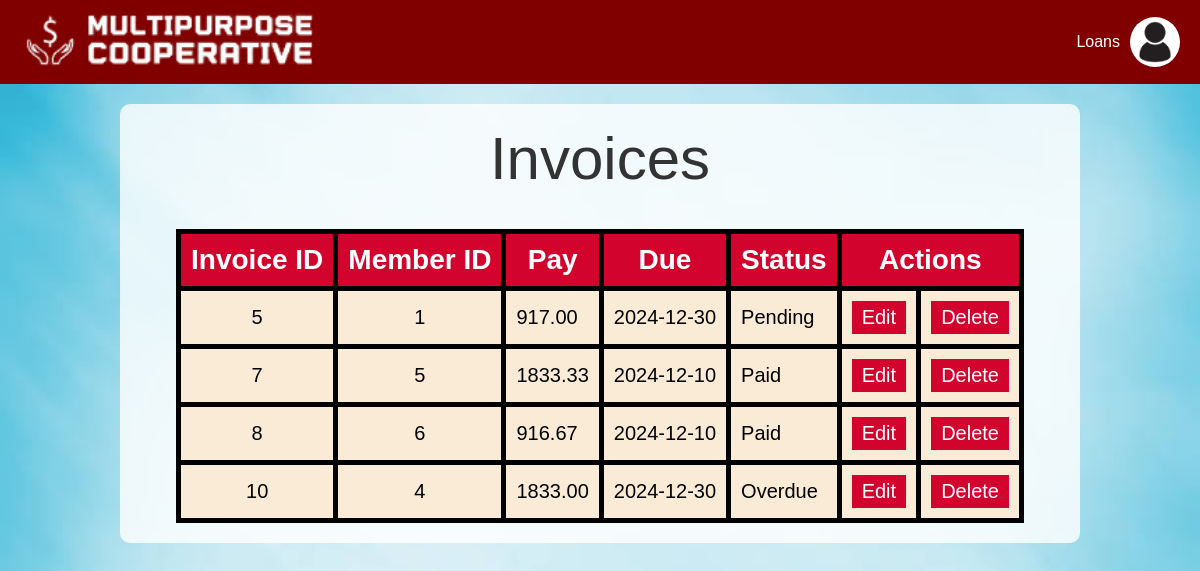
The page /coop/invoice.php on the database its author committed.
### tables this page shows
CREATE TABLE `Invoice` (
  `Invoice_id` int(10) NOT NULL,
  `Member_id` int(10) NOT NULL,
  `Pay` decimal(10,2) NOT NULL,
  `Due` date NOT NULL,
  `Status` varchar(20) NOT NULL,
  `OverdueEmail` varchar(3) NOT NULL
);

### coop/invoice.php (the view, shortened to what this page needs)
<?php
include 'dbconnect.php';
$role = isset($_SESSION['role']) ? $_SESSION['role'] : '';
$profileImagePath = 'uploads/admin.jpg';
?>
<!DOCTYPE html>
<html lang="en">
<head>
    <link rel="stylesheet" href="style.css">
</head>
<body>
    <div class="top-banner">
        <div class="logo">
            <a href="homepage.php"><img src="logo.png" alt="Logo"></a>
        </div>
        <div class="menu-bar">
            <?php
                if (isset($role) && $role === 'Member') {
                    echo '<a href="balance.php">Balance</a>';
                } else {
                    echo '<a href="activeloans.php">Loans</a>';
                }
            ?>
        </div>
        <div class="profile">
            <button class="profile-btn" onclick="toggleMenu()">
                <img src="<?php echo $profileImagePath; ?>" alt="Profile Picture">
            </button>
        </div>
    </div>
    <div class="content">
        <label class='pagetitle';>Invoices</label>
        <br>
        <?php
            $sql_accountant = "SELECT * FROM Invoice";
            $result_invoice = mysqli_query($conn, $sql_accountant);
            if (mysqli_num_rows($result_invoice) > 0) {
            ?>
                <table>
                    <th><label style="color: white;">Invoice ID</label></th>
                    <th><label style="color: white;">Member ID</label></th>
                    <th><label style="color: white;">Pay</label></th>
                    <th><label style="color: white;">Due</label></th>
                    <th><label style="color: white;">Status</label></th>
                    <th colspan="3"><label style="color: white;">Actions</label></th>
                    <?php
                        while ($row = mysqli_fetch_array($result_invoice)) {
                    ?>
                    <tr>
                        <td style="text-align: center;"><?php echo $row["Invoice_id"]; ?></td>
                        <td style="text-align: center;"><?php echo $row["Member_id"]; ?></td>
                        <td><?php echo $row["Pay"]; ?></td>
                        <td><?php echo $row["Due"]; ?></td>
                        <td><?php echo $row["Status"]; ?></td>
                        <td><button onclick="openEditInvoiceModal('<?php echo $row['Invoice_id']; ?>', '<?php echo $row['Status']; ?>')">Edit</button></td>
                        <td><a href="delete_invoice.php?invoice_id=<?php echo $row['Invoice_id']; ?>" onclick="return confirm('Are you sure you want to delete this user?');"><button>Delete</button></a></td>
                    </tr>
                    <?php
                    }
                    ?>
                </table>
                <?php
                    }
                    else{
                        echo "No result found";
                    }
                ?>
    </div>
</body>
</html>

### coop/style.css (style rules this page uses)
* { margin: 0; padding: 0; box-sizing: border-box; font-family: Arial, sans-serif; }
body { background-image: url('homepagebg.jpg'); background-size: cover; background-repeat: no-repeat; background-attachment: fixed; }
.top-banner { display: flex; justify-content: space-between; align-items: center; background-color: #800000; color: white; padding: 10px 20px; position: relative; z-index: 10; }
.logo { display: flex; align-items: center; }
.logo img { width: 300px; height: 60px; margin-right: 15px; }
.menu-bar { display: flex; gap: 20px; margin-left: auto; align-items: center; }
.menu-bar a { text-decoration: none; color: white; font-size: 16px; padding: 5px 10px; transition: background-color 0.3s; }
.profile { display: flex; align-items: center; gap: 15px; }
.profile-btn { border: none; background: none; cursor: pointer; display: inline-block; width: 50px; height: 50px; border-radius: 50%; overflow: hidden; }
.profile-btn img { width: 100%; height: 100%; object-fit: cover; }
.profile-table th, td { border: 1px solid #ddd; padding: 10px; text-align: left; }

### coop/invoice.php (style rules this page uses)
.content { margin-top: 20px; padding: 20px; background: rgba(255, 255, 255, 0.8); border-radius: 10px; width: 80%; margin-left: auto; margin-right: auto; text-align: center; }
.pagetitle { color: #333; margin-bottom: 30px; font-size: 60px; }
table { margin: 0 auto; background-color: antiquewhite; }
td { font-size: 20px; text-allign: center; padding: 10px; }
th { font-size: 28px; text-allign: center; padding: 10px; background-color: rgb(210, 4, 45); }
td button { background-color: rgb(210, 4, 45); color: white; border: none; padding: 5px 10px; cursor: pointer; font-size: 20px; }
table, th, tr, td { border: solid 5px; border-collapse: collapse; }

### rows shown on the page
invoice: Invoice_id "5", Member "1", Pay "917.00", Due "2024-12-30", Status "Pending"
invoice: Invoice_id "7", Member "5", Pay "1833.33", Due "2024-12-10", Status "Paid"
invoice: Invoice_id "8", Member "6", Pay "916.67", Due "2024-12-10", Status "Paid"
invoice: Invoice_id "10", Member "4", Pay "1833.00", Due "2024-12-30", Status "Overdue"
